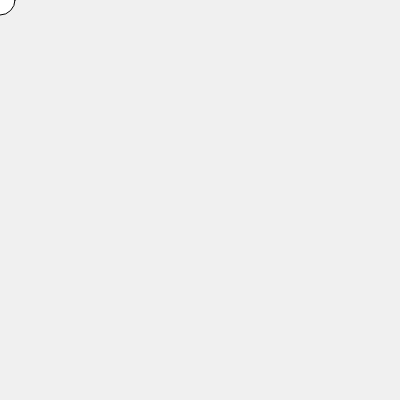
Frame 1 (no input)
Frame 60 (no input): identical to frame 1, image omitted
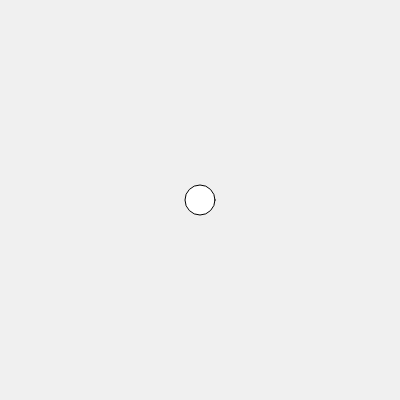
Frame 120 (the mouse pressed at the canvas centre since frame 60)

The p5.js sketch that drew these frames (run headless with seeded random() and noise() and a simulated clock; from frame 60 on, the mouse is pressed at the canvas centre):

// p5.js sketch
// ── sketch.js
function setup() {
 createCanvas(400, 400);

}

function draw() {
 background(240);
 
 circle(mouseX,mouseY,30);
}
 function mousePressed(){
  background(random(255),random(255),random(255));
 }
